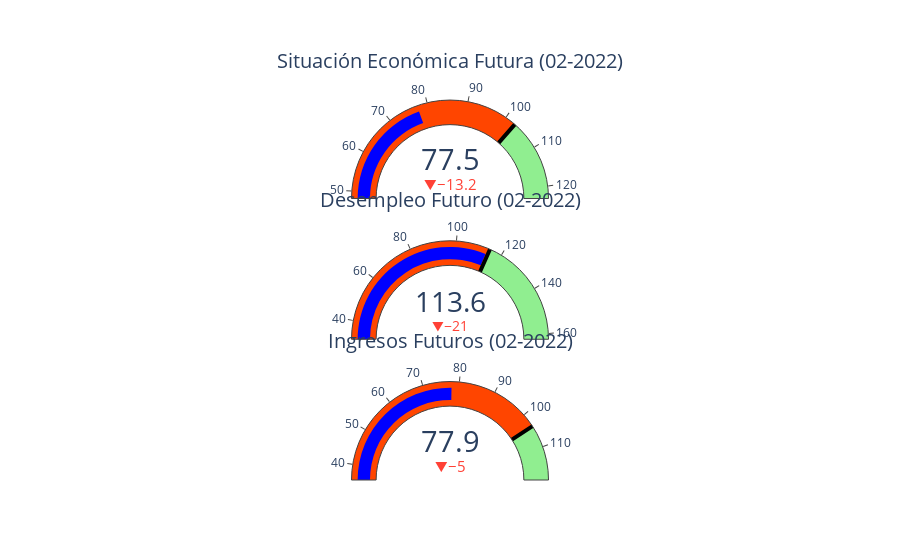

Notebook source saved alongside this figure:
### Code cell
indicadores = go.Figure()

indicadores.add_trace(go.Indicator(
    mode = "gauge+number+delta",
    delta = {'reference': ipeco_sef[-2]},
    value = ipeco_sef[-1],
    title = {'text': "Situación Económica Futura (" + ipeco_sef.index.strftime('%m-%Y')[-1] + ")"},
    gauge = {
        'axis': {'range': [ipeco_sef.min(), ipeco_sef.max()]},
        'bar': {'color': 'blue'},
        'steps': [
            {'range': [ipeco_sef.min(), ipeco_sef.median()], 'color': 'orangered'},
            {'range': [ipeco_sef.median(), ipeco_sef.max()], 'color': 'lightgreen'}],
        'threshold': {'line': {'color': "black", 'width': 4}, 'thickness': 1, 'value': ipeco_sef.median()}       
    },
    domain = {'row': 0, 'column': 0}
    ))

indicadores.add_trace(go.Indicator(
    mode = "gauge+number+delta",
    delta = {'reference': ipeco_df[-2]},
    value = ipeco_df[-1],
    title = {'text': "Desempleo Futuro (" + ipeco_df.index.strftime('%m-%Y')[-1] + ")"},
    gauge = {
        'axis': {'range': [ipeco_df.min(), ipeco_df.max()]},
        'bar': {'color': 'blue'},
        'steps': [
            {'range': [ipeco_df.min(), ipeco_df.median()], 'color': 'orangered'},
            {'range': [ipeco_df.median(), ipeco_df.max()], 'color': 'lightgreen'}],
        'threshold': {'line': {'color': "black", 'width': 4}, 'thickness': 1, 'value': ipeco_df.median()}       
    },
    domain = {'row': 1, 'column': 0}
    ))

indicadores.add_trace(go.Indicator(
    mode = "gauge+number+delta",
    delta = {'reference': ipeco_iif[-2]},
    value = ipeco_iif[-1],
    title = {'text': "Ingresos Futuros (" + ipeco_iif.index.strftime('%m-%Y')[-1] + ")"},
    gauge = {
        'axis': {'range': [ipeco_iif.min(), ipeco_iif.max()]},
        'bar': {'color': 'blue'},
        'steps': [
            {'range': [ipeco_iif.min(), ipeco_iif.median()], 'color': 'orangered'},
            {'range': [ipeco_iif.median(), ipeco_iif.max()], 'color': 'lightgreen'}],
        'threshold': {'line': {'color': "black", 'width': 4}, 'thickness': 1, 'value': ipeco_iif.median()}       
    },
    domain = {'row': 2, 'column': 0}
    ))

indicadores.update_layout(
    grid = {'rows': 3, 'columns': 1, 'pattern': "independent"},
    template = {'data' : {'indicator': [{
        'title': {'text': "Speed"},
        'mode' : "number+delta+gauge",
        'delta' : {'reference': 90}}]
                         }})

indicadores.show()

### Figure 1 — Plotly figure (JSON) as saved in the notebook; plotly's stock layout.template omitted (floating-point values rounded to 4 significant figures)
{"data": [{"delta": {"reference": 90.62}, "domain": {"column": 0, "row": 0}, "gauge": {"axis": {"range": [48.19, 123.0]}, "bar": {"color": "blue"}, "steps": [{"color": "orangered", "range": [48.19, 102.7]}, {"color": "lightgreen", "range": [102.7, 123.0]}], "threshold": {"line": {"color": "black", "width": 4}, "thickness": 1, "value": 102.7}}, "mode": "gauge+number+delta", "title": {"text": "Situación Económica Futura (02-2022)"}, "type": "indicator", "value": 77.46}, {"delta": {"reference": 134.6}, "domain": {"column": 0, "row": 1}, "gauge": {"axis": {"range": [32.03, 162.5]}, "bar": {"color": "blue"}, "steps": [{"color": "orangered", "range": [32.03, 114.6]}, {"color": "lightgreen", "range": [114.6, 162.5]}], "threshold": {"line": {"color": "black", "width": 4}, "thickness": 1, "value": 114.6}}, "mode": "gauge+number+delta", "title": {"text": "Desempleo Futuro (02-2022)"}, "type": "indicator", "value": 113.6}, {"delta": {"reference": 82.93}, "domain": {"column": 0, "row": 2}, "gauge": {"axis": {"range": [35.78, 119.2]}, "bar": {"color": "blue"}, "steps": [{"color": "orangered", "range": [35.78, 103.8]}, {"color": "lightgreen", "range": [103.8, 119.2]}], "threshold": {"line": {"color": "black", "width": 4}, "thickness": 1, "value": 103.8}}, "mode": "gauge+number+delta", "title": {"text": "Ingresos Futuros (02-2022)"}, "type": "indicator", "value": 77.9}], "layout": {"grid": {"columns": 1, "pattern": "independent", "rows": 3}}}
